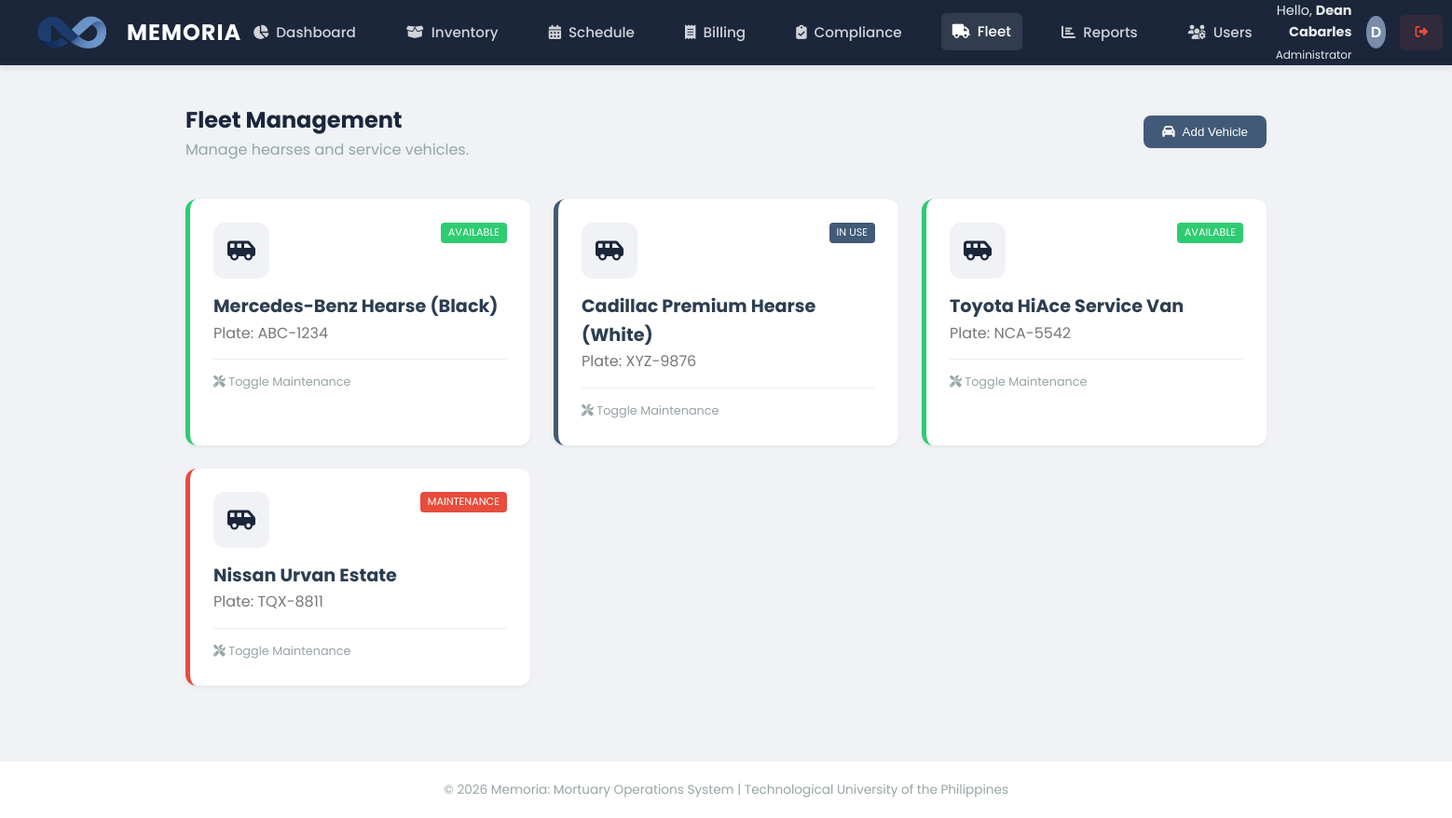
Page /modules/logistics/vehicles.php (signed in) on the committed database.
### tables this page shows
CREATE TABLE `vehicles` (
  `id` int(11) NOT NULL,
  `vehicle_name` varchar(100) NOT NULL,
  `plate_number` varchar(20) NOT NULL,
  `status` enum('Available','In Use','Maintenance') DEFAULT 'Available'
);

### modules/logistics/vehicles.php (the view, shortened to what this page needs)
<?php
include('../../includes/header.php');
?>
<div class="panel-header" style="border-bottom: none;">
    <div>
        <h1 style="font-size: 1.5rem; color: var(--deep-navy);">Fleet Management</h1>
        <p style="color: var(--text-light);">Manage hearses and service vehicles.</p>
    </div>
    <button onclick="document.getElementById('addForm').style.display='block'" class="btn btn-primary"><i class="fas fa-car"></i> Add Vehicle</button>
</div>
<div class="dashboard-grid">
    <?php
    $q = mysqli_query($conn, "SELECT * FROM vehicles");
    while($row = mysqli_fetch_assoc($q)):
        $statusColor = 'var(--success)';
        if($row['status'] == 'In Use') $statusColor = 'var(--slate-blue)';
        if($row['status'] == 'Maintenance') $statusColor = 'var(--danger)';
    ?>
    <div class="stat-card" style="display: block; border-left-color: <?= $statusColor ?>;">
        <div style="display: flex; justify-content: space-between; align-items: start;">
            <div class="stat-icon" style="background: #f0f2f5; color: var(--deep-navy);">
                <i class="fas fa-shuttle-van"></i>
            </div>
            <span style="background: <?= $statusColor ?>; color: white; padding: 2px 8px; border-radius: 4px; font-size: 0.7rem; text-transform: uppercase;"><?= $row['status'] ?></span>
        </div>
        <h3 style="margin-top: 15px; font-size: 1.2rem;"><?= htmlspecialchars($row['vehicle_name']) ?></h3>
        <p style="margin: 0; color: #777;">Plate: <?= htmlspecialchars($row['plate_number']) ?></p>
        <div style="margin-top: 15px; padding-top: 10px; border-top: 1px solid #eee;">
            <a href="vehicles.php?toggle=<?= $row['id'] ?>" style="color: var(--text-light); font-size: 0.8rem; text-decoration: none;">
                <i class="fas fa-tools"></i> Toggle Maintenance
            </a>
        </div>
    </div>
    <?php endwhile; ?>
</div>
<?php include('../../includes/footer.php'); ?>

### assets/css/style.css (style rules this page uses)
:root { --deep-navy: #1B263B; --slate-blue: #415A77; --cloud-gray: #E0E1DD; --muted-teal: #778DA9; --white: #FFFFFF; --danger: #e74c3c; --success: #2ecc71; --text-dark: #2c3e50; --text-light: #95a5a6; --shadow-sm: 0 2px 4px rgba(0,0,0,0.05); --shadow-md: 0 4px 6px rgba(0,0,0,0.07); --shadow-lg: 0 10px 15px rgba(0,0,0,0.1); }
* { margin: 0; padding: 0; box-sizing: border-box; }
body { font-family: 'Poppins', sans-serif; background-color: #F0F2F5; color: var(--text-dark); line-height: 1.6; min-height: 100vh; display: flex; flex-direction: column; }
.dashboard-grid { display: grid; grid-template-columns: repeat(auto-fit, minmax(280px, 1fr)); gap: 25px; margin-bottom: 40px; }
.stat-card { background: var(--white); border-radius: 12px; padding: 25px; display: flex; align-items: center; justify-content: space-between; box-shadow: var(--shadow-sm); transition: transform 0.3s ease, box-shadow 0.3s ease; border-left: 5px solid var(--slate-blue); }
.stat-icon { width: 60px; height: 60px; background: rgba(65, 90, 119, 0.1); border-radius: 12px; display: flex; justify-content: center; align-items: center; font-size: 1.5rem; color: var(--slate-blue); }
.panel-header { display: flex; justify-content: space-between; align-items: center; margin-bottom: 25px; border-bottom: 1px solid #eee; padding-bottom: 15px; }
.btn { padding: 10px 20px; border-radius: 8px; font-weight: 500; cursor: pointer; border: none; transition: all 0.2s; text-decoration: none; display: inline-flex; align-items: center; gap: 8px; }
.btn-primary { background: var(--slate-blue); color: white; }

### rows in the picture
vehicles: status "AVAILABLE", vehicle_name "Mercedes-Benz Hearse (Black)", plate_number "ABC-1234"
vehicles: status "IN USE", vehicle_name "Cadillac Premium Hearse (White)", plate_number "XYZ-9876"
vehicles: status "AVAILABLE", vehicle_name "Toyota HiAce Service Van", plate_number "NCA-5542"
vehicles: status "MAINTENANCE", vehicle_name "Nissan Urvan Estate", plate_number "TQX-8811"

### other values in the picture
$_SESSION['full_name'] "Dean Cabarles"
$_SESSION['role'] "Administrator"
substr($_SESSION['full_name'], 0, 1) "D"
